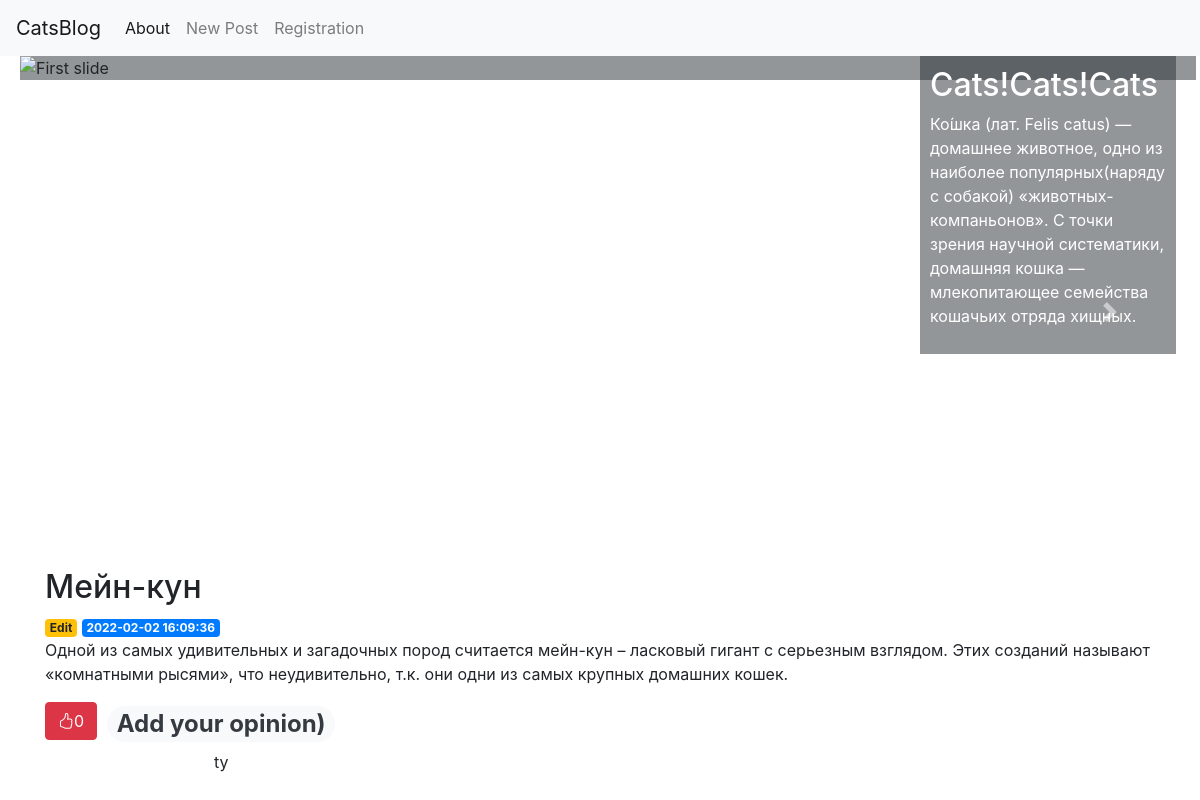
The page /1 on the database its author committed.
### tables this page shows
CREATE TABLE posts (
    id INTEGER PRIMARY KEY AUTOINCREMENT,
    created TIMESTAMP NOT NULL DEFAULT CURRENT_TIMESTAMP,
    title TEXT NOT NULL,
    likes INTEGER DEFAULT 0,
    content TEXT NOT NULL,
    comment TEXT NOT NULL
);

### app/views.py (the view)
@app.route('/<int:id>')
def get_blog_post(id):
    post = get_post(id)
    if post is None:
        abort(404)
    return render_template('post.html', post=post)

### app/repositories.py (called while the page is built)
def get_db_connection():
    conn = sqlite3.connect('database.db')
    conn.row_factory = sqlite3.Row
    return conn

def get_post(post_id):
    conn = get_db_connection()
    post = conn.execute('SELECT * FROM posts WHERE id = ?',
                        (post_id,)).fetchone()
    conn.close()
    return post

### app/templates/post.html (shortened to what this page needs)
{% extends 'base.html' %}
{% block content %}
    <h2>{% block title %} {{ post['title'] }} {% endblock %}</h2>
    <a href="{{ url_for('edit', id=post['id']) }}">
            <span class="badge badge-warning">Edit</span>
        </a>
    <span class="badge badge-primary">{{ post['created'] }}</span>
    <p>{{ post['content'] }}</p>
    <div class = 'button but_1'>
    <form action="{{ url_for('like', id = post['id']) }}" method="POST">
        <button type="submit" class="btn btn-danger" ><i class="bi bi-hand-thumbs-up"></i>{{ post['likes'] }}</button>
    </form>
    </div>
    <div class = 'button but_2'>
    <a href="{{ url_for('create_comment', id=post['id']) }}">
            <h2><span class="badge rounded-pill bg-light text-dark">Add your opinion)</span></h2>
        </a>
    <p>{{ post['comment'] }}</p>
    </div>
{% endblock %}

### app/templates/post.html (style rules this page uses)
.button { float: left; text-align: center; }
.but_1 { margin-right: 10px; }

### rows shown on the page
posts: title "Мейн-кун", created "2022-02-02 16:09:36", content "Одной из самых удивительных и загадочных пород считается мейн-кун – ласковый гигант с серьезным взглядом. Этих созданий называют «комнатными рысями», что неудивительно, т.к. они одни из самых крупных домашних кошек.", likes "0", comment "ty"
